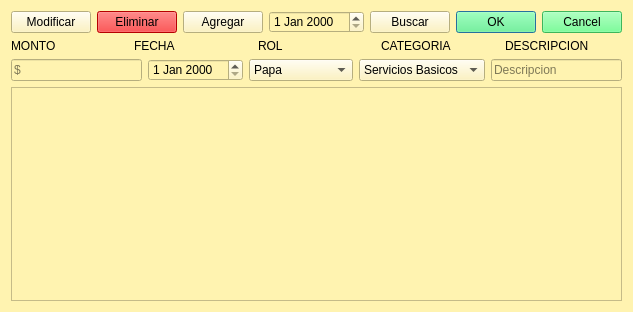
<?xml version="1.0" encoding="UTF-8"?>
<ui version="4.0">
 <class>Dialog_egresos</class>
 <widget class="QDialog" name="Dialog_egresos">
  <property name="geometry">
   <rect>
    <x>0</x>
    <y>0</y>
    <width>570</width>
    <height>312</height>
   </rect>
  </property>
  <property name="windowTitle">
   <string>Mienbros de la faamilia</string>
  </property>
  <property name="windowIcon">
   <iconset resource="icons.qrc">
    <normaloff>:/img/icons/icon.ico</normaloff>:/img/icons/icon.ico</iconset>
  </property>
  <property name="styleSheet">
   <string notr="true">background-color: rgb(255, 243, 176);</string>
  </property>
  <layout class="QVBoxLayout" name="verticalLayout">
   <item>
    <layout class="QHBoxLayout" name="horizontalLayout_2">
     <item>
      <layout class="QHBoxLayout" name="horizontalLayout"/>
     </item>
     <item>
      <widget class="QPushButton" name="btnmodificar">
       <property name="text">
        <string>Modificar</string>
       </property>
       <property name="icon">
        <iconset resource="icons.qrc">
         <normaloff>:/img/icons/editar.png</normaloff>:/img/icons/editar.png</iconset>
       </property>
      </widget>
     </item>
     <item>
      <widget class="QPushButton" name="btneliminar">
       <property name="styleSheet">
        <string notr="true">background-color: rgb(255, 0, 0);</string>
       </property>
       <property name="text">
        <string>Eliminar</string>
       </property>
       <property name="icon">
        <iconset resource="icons.qrc">
         <normaloff>:/img/icons/basura.png</normaloff>:/img/icons/basura.png</iconset>
       </property>
      </widget>
     </item>
     <item>
      <widget class="QPushButton" name="agregarboton">
       <property name="text">
        <string>Agregar</string>
       </property>
       <property name="icon">
        <iconset resource="icons.qrc">
         <normaloff>:/img/icons/agregar-usuario.png</normaloff>:/img/icons/agregar-usuario.png</iconset>
       </property>
      </widget>
     </item>
     <item>
      <widget class="QDateEdit" name="Infecha_2"/>
     </item>
     <item>
      <widget class="QPushButton" name="btnbuscar">
       <property name="text">
        <string>Buscar</string>
       </property>
       <property name="icon">
        <iconset resource="icons.qrc">
         <normaloff>:/img/icons/lupa.png</normaloff>:/img/icons/lupa.png</iconset>
       </property>
      </widget>
     </item>
     <item>
      <widget class="QDialogButtonBox" name="buttonBox">
       <property name="styleSheet">
        <string notr="true">background-color: rgb(85, 255, 127);</string>
       </property>
       <property name="orientation">
        <enum>Qt::Horizontal</enum>
       </property>
       <property name="standardButtons">
        <set>QDialogButtonBox::Cancel|QDialogButtonBox::Ok</set>
       </property>
      </widget>
     </item>
    </layout>
   </item>
   <item>
    <layout class="QHBoxLayout" name="horizontalLayout_4">
     <item>
      <widget class="QLabel" name="label">
       <property name="text">
        <string>MONTO</string>
       </property>
      </widget>
     </item>
     <item>
      <widget class="QLabel" name="label_2">
       <property name="text">
        <string>FECHA</string>
       </property>
      </widget>
     </item>
     <item>
      <widget class="QLabel" name="label_3">
       <property name="text">
        <string>ROL</string>
       </property>
      </widget>
     </item>
     <item>
      <widget class="QLabel" name="label_4">
       <property name="text">
        <string>CATEGORIA</string>
       </property>
      </widget>
     </item>
     <item>
      <widget class="QLabel" name="label_5">
       <property name="text">
        <string>DESCRIPCION</string>
       </property>
      </widget>
     </item>
    </layout>
   </item>
   <item>
    <layout class="QHBoxLayout" name="horizontalLayout_3">
     <item>
      <widget class="QLineEdit" name="Inmonto">
       <property name="placeholderText">
        <string>$</string>
       </property>
      </widget>
     </item>
     <item>
      <widget class="QDateEdit" name="Infecha"/>
     </item>
     <item>
      <widget class="QComboBox" name="Inrol">
       <item>
        <property name="text">
         <string>Papa</string>
        </property>
       </item>
       <item>
        <property name="text">
         <string>Mama</string>
        </property>
       </item>
       <item>
        <property name="text">
         <string>Hijo</string>
        </property>
       </item>
       <item>
        <property name="text">
         <string>Hija</string>
        </property>
       </item>
       <item>
        <property name="text">
         <string>Abuelo</string>
        </property>
       </item>
       <item>
        <property name="text">
         <string>Abuela</string>
        </property>
       </item>
       <item>
        <property name="text">
         <string>Otro miembro</string>
        </property>
       </item>
      </widget>
     </item>
     <item>
      <widget class="QComboBox" name="Incategoria">
       <item>
        <property name="text">
         <string>Servicios Basicos</string>
        </property>
       </item>
       <item>
        <property name="text">
         <string>Arriendo</string>
        </property>
       </item>
       <item>
        <property name="text">
         <string>Alimentacion</string>
        </property>
       </item>
       <item>
        <property name="text">
         <string>Vestimenta</string>
        </property>
       </item>
       <item>
        <property name="text">
         <string>Plan Celular</string>
        </property>
       </item>
       <item>
        <property name="text">
         <string>Internet</string>
        </property>
       </item>
       <item>
        <property name="text">
         <string>Otros</string>
        </property>
       </item>
      </widget>
     </item>
     <item>
      <widget class="QLineEdit" name="Indescripcion">
       <property name="placeholderText">
        <string>Descripcion</string>
       </property>
      </widget>
     </item>
    </layout>
   </item>
   <item>
    <widget class="QTableWidget" name="tbtLista"/>
   </item>
  </layout>
 </widget>
 <resources>
  <include location="icons.qrc"/>
 </resources>
 <connections/>
</ui>
